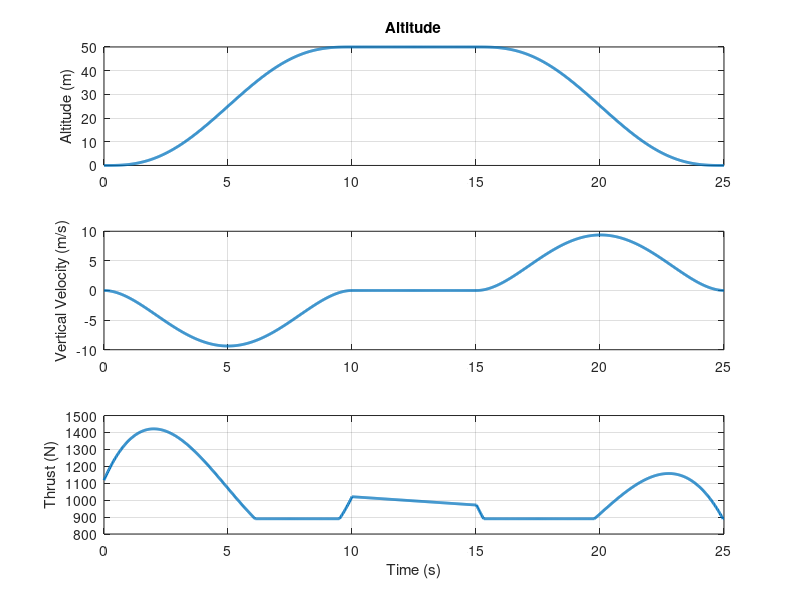
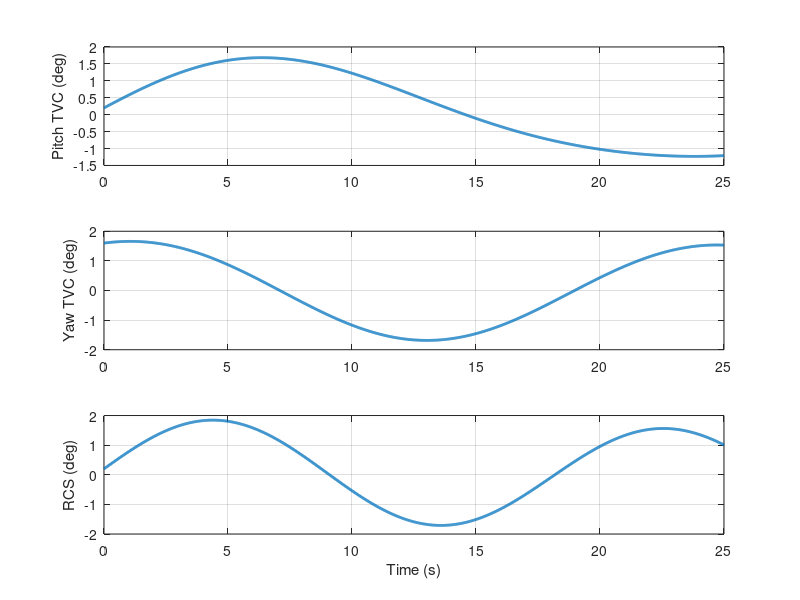
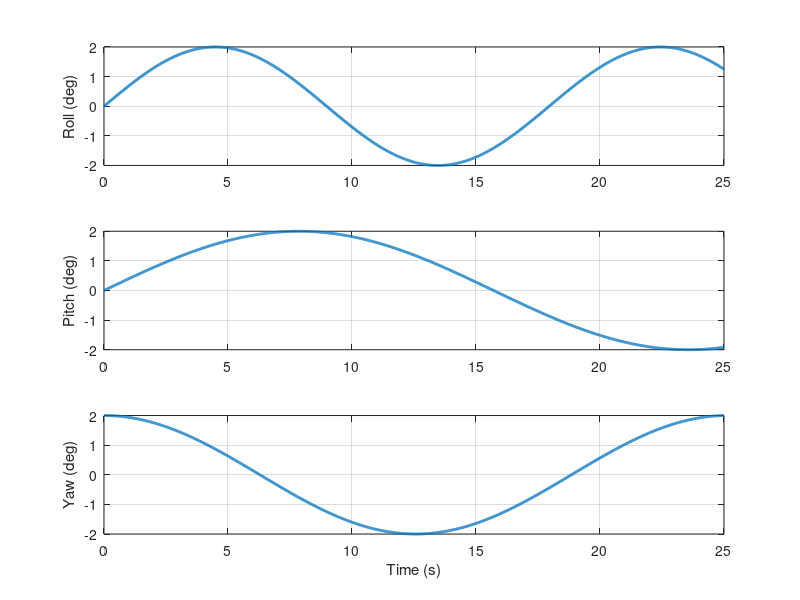
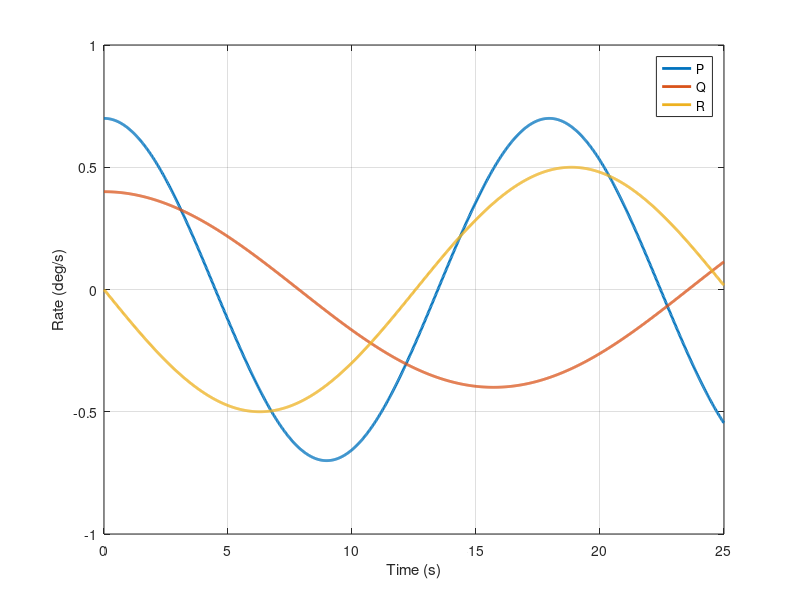

Reproduce these figures in MATLAB, in order.
function [Trajectory,unom,tgrid,m_profile,I_profile] = Trajectory3()

close all

%% VEHICLE PARAMETERS

m0 = 114;
mf = 89;
g  = 9.81;

Tmin = 890;
Tmax = 2400;

h_target = 50;

t_ascend  = 10;
t_hover   = 5;
t_descend = 10;

dt = 0.02;

%% TIME GRID

t1 = 0:dt:t_ascend;
t2 = t1(end)+dt:dt:t1(end)+t_hover;
t3 = t2(end)+dt:dt:t2(end)+t_descend;

tgrid = [t1 t2 t3]';
N = length(tgrid);

tf = tgrid(end);

%% MASS PROFILE

m_profile = m0 - (m0-mf)*(tgrid/tf);

%% INERTIA PROFILE

Ix0 = 16.5;
Iy0 = 16.5;
Iz0 = 16.5;

I_profile = zeros(3,3,N);

for i=1:N
    scale = m_profile(i)/m0;
    I_profile(:,:,i) = diag([Ix0 Iy0 Iz0])*scale;
end

%% MINIMUM JERK ALTITUDE

z  = zeros(N,1);
vz = zeros(N,1);
az = zeros(N,1);

% Ascent
for i = 1:length(t1)
    s = t1(i)/t_ascend;
    z(i)  = h_target*(10*s^3 - 15*s^4 + 6*s^5);
    vz(i) = h_target*(30*s^2 - 60*s^3 + 30*s^4)/t_ascend;
    az(i) = h_target*(60*s - 180*s^2 + 120*s^3)/t_ascend^2;
end

k = length(t1);

% Hover
for i = 1:length(t2)
    idx = k+i;
    z(idx)  = h_target;
    vz(idx) = 0;
    az(idx) = 0;
end

k = length(t1) + length(t2);

% Descent
for i = 1:length(t3)
    idx = k+i;
    s = (t3(i)-t3(1))/t_descend;
    z(idx)  = h_target*(1-(10*s^3-15*s^4+6*s^5));
    vz(idx) = -h_target*(30*s^2-60*s^3+30*s^4)/t_descend;
    az(idx) = -h_target*(60*s-180*s^2+120*s^3)/t_descend^2;
end

%% THRUST PROFILE (MASS DEPENDENT)
T = m_profile .* (g + az);
T = min(max(T,Tmin),Tmax);

%% ATTITUDE EXCITATION (aligned with controls)
roll_amp  = deg2rad(2);  % roll small for RCS
pitch_amp = deg2rad(2);  % pitch small for pitch TVC
yaw_amp   = deg2rad(2);  % yaw small for yaw TVC

roll  = roll_amp*sin(0.35*tgrid);   % RCS aligned with roll
pitch = pitch_amp*sin(0.20*tgrid);  % pitch TVC
yaw   = yaw_amp*cos(0.25*tgrid);    % yaw TVC

dt_grid = tgrid(2)-tgrid(1);
P = gradient(roll,dt_grid);
Q = gradient(pitch,dt_grid);
R = gradient(yaw,dt_grid);

%% QUATERNIONS
q = zeros(N,4);

for i = 1:N
    phi = roll(i);
    theta = pitch(i);
    psi = yaw(i);

    cy = cos(psi/2);
    sy = sin(psi/2);
    cp = cos(theta/2);
    sp = sin(theta/2);
    cr = cos(phi/2);
    sr = sin(phi/2);

    q(i,:) = [
        cr*cp*cy + sr*sp*sy
        sr*cp*cy - cr*sp*sy
        cr*sp*cy + sr*cp*sy
        cr*cp*sy - sr*sp*cy];
end

%% POSITION
A_lat = 0.01;  % m
f_lat = 0.1;   % rad/s
X = A_lat*sin(f_lat*tgrid);
Y = A_lat*cos(f_lat*tgrid);
Z = -z;
Vx = zeros(N,1);
Vy = zeros(N,1);
Vz = -vz;

%% CONTROL INPUTS (mostly aligned, but with small cross-coupling)
delta_p = 0.8*pitch + 0.1*yaw + 0.1*roll;  % pitch TVC
delta_y = 0.8*yaw   + 0.1*pitch + 0.1*roll; % yaw TVC
F_rcs   = 0.8*roll  + 0.1*pitch + 0.1*yaw;  % RCS

%% OUTPUT ARRAYS
Trajectory = [
    X Y Z ...
    Vx Vy Vz ...
    P Q R ...
    q];

unom = [
    T ...
    delta_p ...
    delta_y ...
    F_rcs];

%% ======================== PLOTS ========================

tf = tgrid(end);

% 1) Altitude / Velocity / Thrust
figure('Name','Vertical Motion')
subplot(3,1,1)
plot(tgrid,-Z,'LineWidth',2)
ylabel('Altitude (m)'); title('Altitude'); grid on; xlim([0 tf])
subplot(3,1,2)
plot(tgrid,Vz,'LineWidth',2)
ylabel('Vertical Velocity (m/s)'); grid on; xlim([0 tf])
subplot(3,1,3)
plot(tgrid,T,'LineWidth',2)
ylabel('Thrust (N)'); xlabel('Time (s)'); grid on; xlim([0 tf])

% 2) Control Inputs
figure('Name','Control Inputs')
subplot(3,1,1)
plot(tgrid,rad2deg(delta_p),'LineWidth',2)
ylabel('Pitch TVC (deg)'); grid on; xlim([0 tf])
subplot(3,1,2)
plot(tgrid,rad2deg(delta_y),'LineWidth',2)
ylabel('Yaw TVC (deg)'); grid on; xlim([0 tf])
subplot(3,1,3)
plot(tgrid,rad2deg(F_rcs),'LineWidth',2)
ylabel('RCS (deg)'); xlabel('Time (s)'); grid on; xlim([0 tf])

% 3) Attitude
figure('Name','Attitude')
subplot(3,1,1)
plot(tgrid,rad2deg(roll),'LineWidth',2)
ylabel('Roll (deg)'); grid on; xlim([0 tf])
subplot(3,1,2)
plot(tgrid,rad2deg(pitch),'LineWidth',2)
ylabel('Pitch (deg)'); grid on; xlim([0 tf])
subplot(3,1,3)
plot(tgrid,rad2deg(yaw),'LineWidth',2)
ylabel('Yaw (deg)'); xlabel('Time (s)'); grid on; xlim([0 tf])

% 4) Body Rates
figure('Name','Body Rates')
plot(tgrid,[P Q R]*180/pi,'LineWidth',2)
xlabel('Time (s)'); ylabel('Rate (deg/s)')
legend('P','Q','R'); grid on; xlim([0 tf])

% 5) Mass Profile
figure('Name','Mass Profile')
plot(tgrid,m_profile,'LineWidth',2)
xlabel('Time (s)'); ylabel('Mass (kg)'); grid on; xlim([0 tf])

% 6) 3D Trajectory
figure('Name','3D Trajectory')
plot3(X,Y,-Z,'LineWidth',2)
xlabel('X (m)'); ylabel('Y (m)'); zlabel('Altitude (m)')
title('Rocket Flight Path'); grid on; view(35,25)

end
